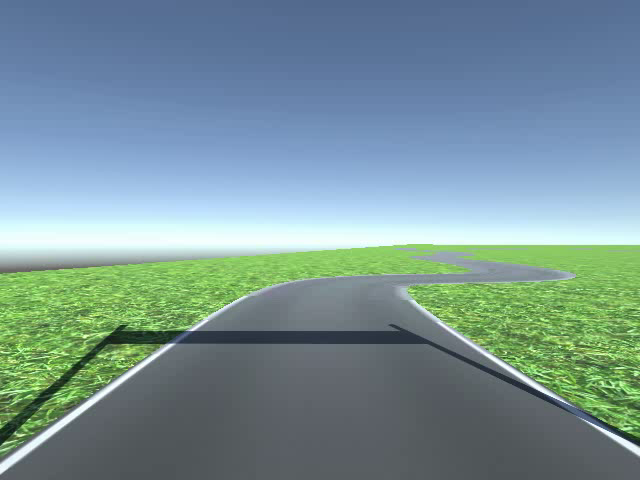
#> input picture test.png, 640 x 480 px, given in place of map_1.avi, which was not available
$ python main.py   (older library calls are emulated)
#> lines starting #> are read from the running program, lines starting #| are printed output that depends on the picture; after the words box and inside, x2 and y2 are one past the last pixel; in counts of white or black regions, pixels touching at a corner belong together; pictures that were not available may be replaced by others from this repository, and a replacement may not be noted
### image_processing.py
import cv2
import numpy as np
from parameters import Parameter
p = Parameter()


def add_filter_RGB(image, threshR=(0,255), threshG=(0,255), threshB=(0,255), show = False):
    R = image[:,:,2]
    G = image[:,:,1]
    B = image[:,:,0]
    binary_output = np.zeros_like(R)
    binary_output[(R >= threshR[0]) & (R <= threshR[1]) & (G >= threshG[0]) & (G <= threshG[1]) & (B >= threshB[0]) & (B <= threshB[1])] = 1
    if show:
        return binary_output*255
    return binary_output

def get_binary_pipeline(image, show = False):
    image_cp =  cv2.GaussianBlur(image,(3,3), 0)
    binary = add_filter_RGB(image_cp, (200,255),(200,255),(200,255))
    binary_in_shadow = add_filter_RGB(image_cp, (50, 90), (60,120), (120,150))
    output = cv2.bitwise_or(binary, binary_in_shadow)
    if show:
        return output*255
    return output

def add_filter_hsv(img, lower=np.array([10, 0, 0]), upper =np.array([180, 50,210])):
    hsv_img = cv2.cvtColor(img, cv2.COLOR_BGR2HSV)
    mask = cv2.inRange(hsv_img, lower, upper)
    return mask

def warp_image(image):
    warped_image = cv2.warpPerspective(image, p.perspective_transform, p.image_size, flags=cv2.INTER_LINEAR)
    return warped_image

### utils.py
import cv2
import numpy as np
from image_processing import *

def get_point_in_lane(image):
    warped = warp_image(image)
    lane_image = add_filter_hsv(warped)
    lane_shadow = add_filter_RGB(warped, (45,55), (55,70), (60,80))
    lane = cv2.bitwise_or(lane_image, lane_shadow)

    histogram_x = np.sum(lane[:,:], axis=0)
    histogram_y = np.sum(lane[:,:], axis=1)
    lane_x = np.argmax(histogram_x)
    lane_y = np.argmax(histogram_y)
    for y in range(lane_y,0,-1):
        if lane[y][lane_x] == 255:
            # cv2.circle(image, (y, lane_x), 50, (255,0,0), 3)
            return [lane_y, lane_x]
    # return [0, 0]


def get_val(y,poly_coeff):
    return poly_coeff[0]*y**2+poly_coeff[1]*y+poly_coeff[2]

def track_lanes_initialize(binary_warped):

    histogram = np.sum(binary_warped[int(binary_warped.shape[0]/2):,:], axis=0)
    out_img = np.dstack((binary_warped, binary_warped, binary_warped))*255
    midpoint = np.int(histogram.shape[0]/2)
    leftx_base = np.argmax(histogram[:midpoint+100])
    rightx_base = np.argmax(histogram[midpoint+100:]) + midpoint+100
    nwindows = 9
    window_height = np.int(binary_warped.shape[0]/nwindows)
    nonzero = binary_warped.nonzero()
    nonzeroy = np.array(nonzero[0])
    nonzerox = np.array(nonzero[1])
    leftx_current = leftx_base
    rightx_current = rightx_base
    # Set the width of the windows +/- margin
    margin = 100
    # Set minimum number of pixels found to recenter window
    minpix = 60
    # Create empty lists to receive left and right lane pixel indices
    left_lane_inds = []
    right_lane_inds = []
    for window in range(nwindows):
        # Identify window boundaries in x and y (and right and left)
        win_y_low = int(binary_warped.shape[0] - (window+1)*window_height)
        win_y_high = int(binary_warped.shape[0] - window*window_height)
        win_xleft_low = leftx_current - margin
        win_xleft_high = leftx_current + margin
        win_xright_low = rightx_current - margin
        win_xright_high = rightx_current + margin
        # Draw the windows on the visualization image
        # cv2.rectangle(out_img,(win_xleft_low,win_y_low),(win_xleft_high,win_y_high),(0,255,0), 3)
        # cv2.rectangle(out_img,(win_xright_low,win_y_low),(win_xright_high,win_y_high),(0,255,0), 3)
        # cv2.imshow('out_img',out_img)
        # Identify the nonzero pixels in x and y within the window
        good_left_inds = ((nonzeroy >= win_y_low) & (nonzeroy < win_y_high) & (nonzerox >= win_xleft_low) & (nonzerox < win_xleft_high)).nonzero()[0]
        good_right_inds = ((nonzeroy >= win_y_low) & (nonzeroy < win_y_high) & (nonzerox >= win_xright_low) & (nonzerox < win_xright_high)).nonzero()[0]
        # Append these indices to the lists

        left_lane_inds.append(good_left_inds)
        right_lane_inds.append(good_right_inds)
        # If you found > minpix pixels, recenter next window on their mean position
        if len(good_left_inds) > minpix:
            leftx_current = np.int(np.mean(nonzerox[good_left_inds]))
        if len(good_right_inds) > minpix:
            rightx_current = np.int(np.mean(nonzerox[good_right_inds]))


    left_lane_inds,right_lane_inds = check_lane_inds(left_lane_inds,right_lane_inds)
    if len(left_lane_inds) != 0:
        left_lane_inds = np.concatenate(left_lane_inds)
    if len(right_lane_inds) !=0:
        right_lane_inds = np.concatenate(right_lane_inds)
    leftx = nonzerox[left_lane_inds]
    lefty = nonzeroy[left_lane_inds]
    rightx = nonzerox[right_lane_inds]
    righty = nonzeroy[right_lane_inds]
    left_fit = np.array([])
    right_fit = np.array([])
    if len(leftx) != 0:
        left_fit  = np.polyfit(lefty, leftx, 2)
    if len(rightx) != 0:
        right_fit  = np.polyfit(righty, rightx, 2)
    return left_fit, right_fit


def check_lane_inds(left_lane_inds, right_lane_inds):
    countleft = 0
    countright = 0
    missing_one_line = False
    for x in range(9):
        left = np.asarray(left_lane_inds[x])
        right = np.asarray(right_lane_inds[x])
        if len(left) == 0:
            countleft+=1
        if len(right) == 0:
            countright+=1
        if len(left) == len(right) and len(left) !=0 and len(right) != 0:
            if (left == right).all():
                missing_one_line = True
    if missing_one_line:
        if countleft == countright:
            return left_lane_inds, right_lane_inds
        if countleft < countright:
            return left_lane_inds, []
        return [], right_lane_inds
    if countleft >= 6:
        return [], right_lane_inds
    if countright >= 6:
        return left_lane_inds, []
    return left_lane_inds,right_lane_inds

def check_fit_duplication(left_fit, right_fit):
    if len(left_fit) == 0 or len(right_fit) == 0:
        return left_fit, right_fit
    # print(left_fit[2], right_fit[2])
    if abs(left_fit[0] - right_fit[0]) < 0.1:
        if abs(left_fit[1] - right_fit[1]) < 0.4:
            if abs(left_fit[2] - right_fit[2]) < 30:
                return left_fit, []
    return left_fit, right_fit


# [23 lines left out: function adjust_fits_ismissed, not called in this run]

def adjust_fits(left_fit, right_fit, point_in_lane):
    left_fit, right_fit = check_fit_duplication(left_fit, right_fit)
    # missing 2 line
    if len(left_fit) == 0  and len(right_fit) == 0:
        lfit_updated = np.array([])
        rfit_updated = np.array([])
        return lfit_updated, rfit_updated
    # missing 1 line
    if len(left_fit) == 0 or len(right_fit) == 0:
        lfit_updated, rfit_updated = adjust_fits_ismissed(left_fit,right_fit, point_in_lane)
        return lfit_updated, rfit_updated

    return left_fit, right_fit


def get_center_fit(left_fit, right_fit):
    ploty = np.linspace(0, p.image_size[1] - 1, 30)
    # missing left
    if len(left_fit) == 0:
        rightx = get_val(ploty, right_fit)
        center_x = np.clip(rightx - 150, p.image_size[0]*0.25+1, p.image_size[0]-p.image_size[0]*0.25-1)
        center_fit = np.polyfit(ploty, center_x, 2)
        return center_fit

    if len(right_fit) == 0:
        leftx = get_val(ploty, left_fit)
        center_x = np.clip(leftx + 150,p.image_size[0]*0.25+1,p.image_size[0]-p.image_size[0]*0.25-1)
        center_fit = np.polyfit(ploty, center_x, 2)
        return center_fit

    leftx = get_val(ploty, left_fit)
    rightx = get_val(ploty, right_fit)
    center_x = (leftx+rightx)/2
    center_fit = np.polyfit(ploty, center_x, 2)
    return center_fit


def lane_fill_poly(binary_warped, undist, center_fit, left_fit, right_fit):
    ploty = np.linspace(0, binary_warped.shape[0]-1, binary_warped.shape[0])
    if len(left_fit) == 0:
        left_fit = np.array([0,0,1])
    if len(right_fit) == 0:
        right_fit = np.array([0,0,binary_warped.shape[1]-1])
    left_fitx = get_val(ploty,left_fit)
    right_fitx = get_val(ploty,right_fit)
    center_fitx = get_val(ploty,center_fit)
    # Create an image to draw the lines on
    warp_zero = np.zeros_like(binary_warped).astype(np.uint8)
    color_warp = np.dstack((warp_zero, warp_zero, warp_zero))
    center_color_warp = np.dstack((warp_zero, warp_zero, warp_zero))
    # Recast x and y for cv2.fillPoly()
    pts_left = np.array([np.transpose(np.vstack([left_fitx, ploty]))])
    pts_right = np.array([np.flipud(np.transpose(np.vstack([right_fitx, ploty])))])
    pts_center = np.array([np.transpose(np.vstack([center_fitx, ploty]))])
    pts = np.hstack((pts_left, pts_right))
    # Draw the lane
    cv2.fillPoly(color_warp, np.int_([pts]), (0,255, 0))
    cv2.fillPoly(center_color_warp, np.int_([pts_center]),(0,0,255))
    # Warp using inverse perspective transform
    newwarp = cv2.warpPerspective(color_warp, p.inverse_perspective_transform, (binary_warped.shape[1], binary_warped.shape[0]))
    center_line = cv2.warpPerspective(center_color_warp, p.inverse_perspective_transform, (binary_warped.shape[1], binary_warped.shape[0]))

    result = cv2.addWeighted(undist, 1, newwarp, 0.7, 0.3)
    result = cv2.addWeighted(result,1,center_line,0.7,0.3)
    return result, center_line

# [32 lines of commented-out code are left out]

### main.py
import cv2
import sys
import json
import time
import socket
import threading

from utils import *
from parameters import Parameter
from image_processing import *

p = Parameter()

def test_video(url):
#> called with url = 'map_1.avi'
    cap = cv2.VideoCapture(url)
    while cap.isOpened():
        ret, image_ori = cap.read()
#> image_ori is the input picture: shape (480, 640, 3); mean B, G, R 150, 146.9, 119.8
        point_in_lane = get_point_in_lane(image_ori)
#> in add_filter_hsv, `hsv_img = cv2.cvtColor(img, cv2.COLOR_BGR2HSV)`: hsv_img: shape (480, 640, 3); mean H, S, V 48.2, 18.6, 52.7
#> in add_filter_hsv, `mask = cv2.inRange(hsv_img, lower, upper)`:
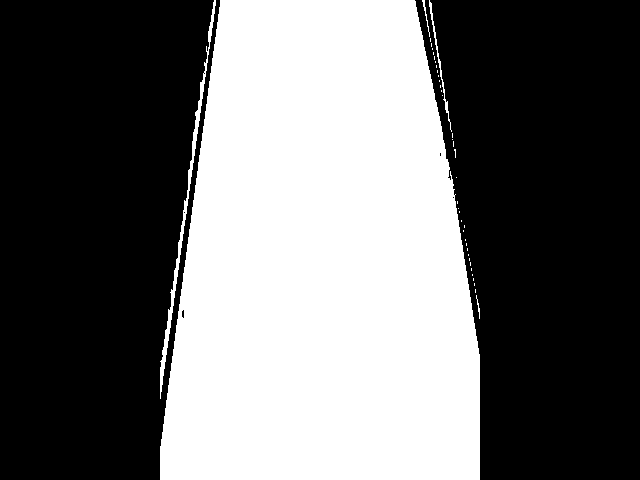
#> mask: shape (480, 640); 42.6% white; 40 white regions (35 under 20 px), largest, box (x1, y1, x2, y2) and area: (160, 0, 480, 480) 129205, (160, 0, 216, 399) 1318, (429, 0, 452, 132) 240, (422, 0, 430, 37) 54, (476, 295, 480, 319) 30
#> in get_point_in_lane, `lane_shadow = add_filter_RGB(warped, (45,55), (55,70), (60,80))`: lane_shadow: shape (480, 640); values 0 (black) and 1 (white), 0.06% white in thin lines or dots, all inside (x1, y1, x2, y2) = (160, 0, 480, 478)
#> in get_point_in_lane, `histogram_x = np.sum(lane[:,:], axis=0)`: histogram_x = 640 values, max 122400 at index 220, min 0 at index 0, mean 52176
#> in get_point_in_lane, `histogram_y = np.sum(lane[:,:], axis=1)`: histogram_y = 480 values, max 81600 at index 446, min 51256 at index 0, mean 69568
#> in get_point_in_lane, `lane_x = np.argmax(histogram_x)`: lane_x = 220
#> in get_point_in_lane, `lane_y = np.argmax(histogram_y)`: lane_y = 446
#> point_in_lane = [446, 220]

        ##
        binary_image = get_binary_pipeline(image_ori)
#> call 2 of add_filter_RGB, with threshR = (200, 255), threshG = (200, 255), threshB = (200, 255), show = False
#> in add_filter_RGB (call 2), `R = image[:,:,2]`:
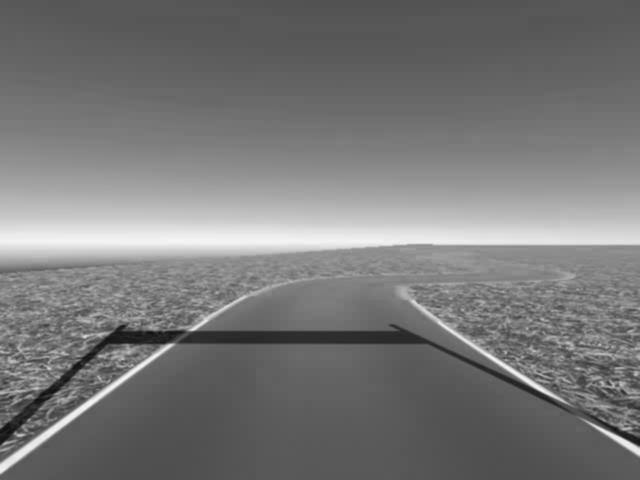
#> R: shape (480, 640); min 14, max 247, mean 119.9
#> in add_filter_RGB (call 2), `G = image[:,:,1]`:
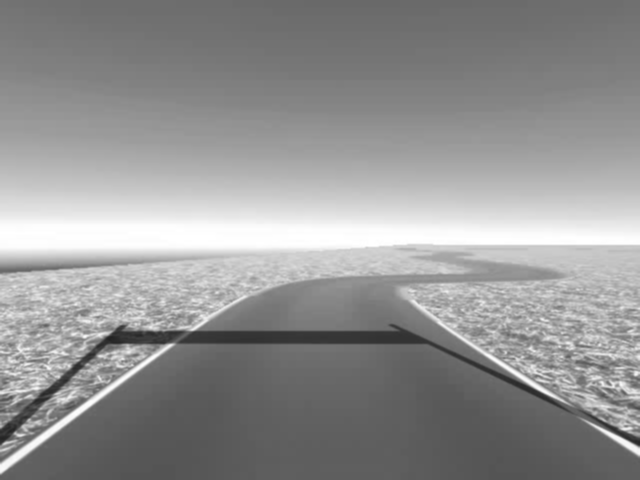
#> G: shape (480, 640); min 33, max 255, mean 147
#> in add_filter_RGB (call 2), `B = image[:,:,0]`:
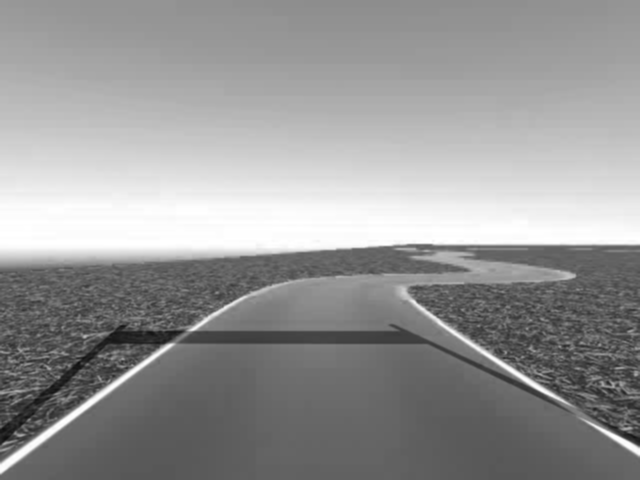
#> B: shape (480, 640); min 14, max 255, mean 150.1
#> in get_binary_pipeline, `binary = add_filter_RGB(image_cp, (200,255),(200,255),(200,255))`: binary: shape (480, 640); values 0 (black) and 1 (white), 6.4% white; 6 white regions (1 under 20 px), largest, box (x1, y1, x2, y2) and area: (0, 217, 640, 254) 17757, (0, 344, 172, 473) 1081, (412, 300, 559, 399) 490, (592, 424, 640, 455) 218, (191, 296, 246, 330) 111
#> in get_binary_pipeline, `binary_in_shadow = add_filter_RGB(image_cp, (50, 90), (60,120), (120,1..`: binary_in_shadow: shape (480, 640); values 0 (black) and 1 (white), 6.3% white; 10 white regions (7 under 20 px), largest, box (x1, y1, x2, y2) and area: (24, 0, 640, 47) 19274, (559, 402, 604, 428) 128, (175, 332, 190, 343) 36
#> in get_binary_pipeline, `output = cv2.bitwise_or(binary, binary_in_shadow)`: output: shape (480, 640); values 0 (black) and 1 (white), 12.7% white; 16 white regions (8 under 20 px), largest, box (x1, y1, x2, y2) and area: (24, 0, 640, 47) 19274, (0, 217, 640, 254) 17757, (0, 344, 172, 473) 1081
        bird_view_image = warp_image(binary_image)
#> in warp_image (call 2), `warped_image = cv2.warpPerspective(image, p.perspective_transform, p.i..`:
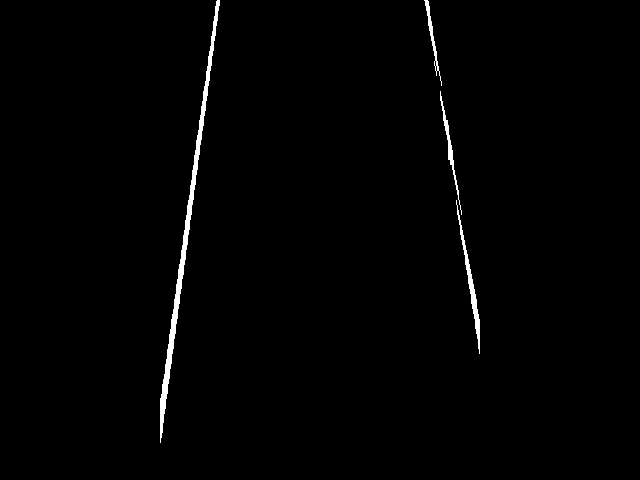
#> warped_image: shape (480, 640); values 0 (black) and 1 (white), 1% white; 4 white regions, box (x1, y1, x2, y2) and area: (160, 0, 220, 443) 2092, (456, 200, 480, 354) 536, (440, 91, 462, 215) 317, (424, 0, 442, 86) 249
        # cv2.circle(bird_view_image, (p.point_in_lane[0], p.point_in_lane[1]), 7, 1,8)
        lfit, rfit = track_lanes_initialize(bird_view_image)
#> in track_lanes_initialize, `histogram = np.sum(binary_warped[int(binary_warped.shape[0]/2):,:], ax..`: histogram = 640 values, max 49 at index 162, min 0 at index 0, mean 2.35
#> in track_lanes_initialize, `leftx_base = np.argmax(histogram[:midpoint+100])`: leftx_base = 162
#> in track_lanes_initialize, `rightx_base = np.argmax(histogram[midpoint+100:]) + midpoint+100`: rightx_base = 475
#> in track_lanes_initialize, `nonzero = binary_warped.nonzero()`: nonzero = 3194 positions, rows 0 to 442, columns 160 to 479
#> in track_lanes_initialize, `nonzeroy = np.array(nonzero[0])`: nonzeroy = 3194 values from 0 to 442
#> in track_lanes_initialize, `nonzerox = np.array(nonzero[1])`: nonzerox = 3194 values, max 479 at index 2467, min 160 at index 3021, mean 279.1
#> in track_lanes_initialize, `leftx_current = leftx_base`: leftx_current = 162
#> in track_lanes_initialize, `rightx_current = rightx_base`: rightx_current = 475
#> the loop in track_lanes_initialize, `for window in range(nwindows):` made 9 passes
#> (win_xleft_low, win_xleft_high, win_xright_low, win_xright_high, leftx_current, rightx_current) on passes 3 to 9: (63, 263, 375, 575, 170, 477), (70, 270, 377, 577, 177, 472), (77, 277, 372, 572, 184, 463), (84, 284, 363, 563, 191, 455), (91, 291, 355, 555, 199, 447), (99, 299, 347, 547, 206, 438), (106, 306, 338, 538, 213, 430)
#> (win_xleft_low, win_xleft_high, win_xright_low, win_xright_high, leftx_current) on pass 2: (62, 262, 375, 575, 163)
#> after the loop in track_lanes_initialize, `for window in range(nwindows):`: left_lane_inds = 9 items
#> after the loop in check_lane_inds, `for x in range(9):`: countleft = 0; countright = 2
#> in track_lanes_initialize, `left_lane_inds = np.concatenate(left_lane_inds)`: left_lane_inds = 2081 values, max 3193 at index 32, min 23 at index 1884, mean 1718.9
#> in track_lanes_initialize, `right_lane_inds = np.concatenate(right_lane_inds)`: right_lane_inds = 1090 values, max 2766 at index 99, min 27 at index 913, mean 1396.3
#> in track_lanes_initialize, `leftx = nonzerox[left_lane_inds]`: leftx = 2081 values, max 219 at index 1887, min 160 at index 0, mean 186
#> in track_lanes_initialize, `lefty = nonzeroy[left_lane_inds]`: lefty = 2081 values, max 442 at index 32, min 3 at index 1884, mean 232.5
#> in track_lanes_initialize, `rightx = nonzerox[right_lane_inds]`: rightx = 1090 values, max 479 at index 4, min 425 at index 913, mean 455.9
#> in track_lanes_initialize, `righty = nonzeroy[right_lane_inds]`: righty = 1090 values, max 353 at index 99, min 3 at index 913, mean 190.7
#> in track_lanes_initialize, `left_fit  = np.polyfit(lefty, leftx, 2)`: left_fit = [1.18e-05, -0.141, 218.1]
#> in track_lanes_initialize, `right_fit  = np.polyfit(righty, rightx, 2)`: right_fit = [-1.9e-06, 0.156, 426.2]
#> lfit = [1.18e-05, -0.141, 218.1]; rfit = [-1.9e-06, 0.156, 426.2]
        lfit, rfit =  adjust_fits(lfit, rfit, point_in_lane)
#> in adjust_fits, `left_fit, right_fit = check_fit_duplication(left_fit, right_fit)`: left_fit = [1.18e-05, -0.141, 218.1]; right_fit = [-1.9e-06, 0.156, 426.2]
        cfit = get_center_fit(lfit, rfit)
#> in get_center_fit, `leftx = get_val(ploty, left_fit)`: leftx = 30 values, max 218.1 at index 0, min 153 at index 29, mean 185.1
#> in get_center_fit, `rightx = get_val(ploty, right_fit)`: rightx = 30 values from 426.2 to 500.6
#> in get_center_fit, `center_x = (leftx+rightx)/2`: center_x = 30 values from 322.1 to 326.8
#> in get_center_fit, `center_fit = np.polyfit(ploty, center_x, 2)`: center_fit = [4.95e-06, 0.00744, 322.1]
#> cfit = [4.95e-06, 0.00744, 322.1]

        colored_lane, center_line = lane_fill_poly(bird_view_image, image_ori, cfit, lfit, rfit)
#> in lane_fill_poly, `left_fitx = get_val(ploty,left_fit)`: left_fitx = 480 values, max 218.1 at index 0, min 153 at index 479, mean 185.1
#> in lane_fill_poly, `right_fitx = get_val(ploty,right_fit)`: right_fitx = 480 values from 426.2 to 500.6
#> in lane_fill_poly, `center_fitx = get_val(ploty,center_fit)`: center_fitx = 480 values from 322.1 to 326.8
#> in lane_fill_poly, `pts_left = np.array([np.transpose(np.vstack([left_fitx, ploty]))])`: pts_left = 480 pairs, first value 153 to 218.1, second value 0 to 479
#> in lane_fill_poly, `pts_right = np.array([np.flipud(np.transpose(np.vstack([right_fitx, pl..`: pts_right = 480 pairs, first value 426.2 to 500.6, second value 0 to 479
#> in lane_fill_poly, `pts_center = np.array([np.transpose(np.vstack([center_fitx, ploty]))])`: pts_center = 480 pairs, first value 322.1 to 326.8, second value 0 to 479
#> in lane_fill_poly, `pts = np.hstack((pts_left, pts_right))`: pts = 960 pairs, first value 153 to 500.6, second value 0 to 479
#> in lane_fill_poly, `cv2.fillPoly(color_warp, np.int_([pts]), (0,255, 0))`:
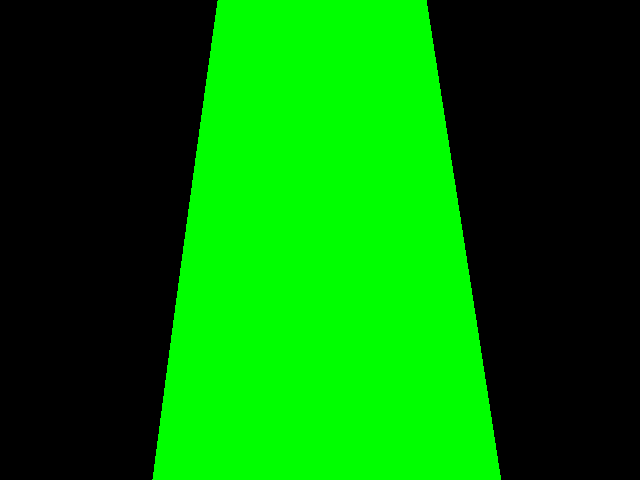
#> color_warp: shape (480, 640, 3); mean of channels 0, 1, 2 0, 111.3, 0; drawn as B, G, R
#> in lane_fill_poly, `result = cv2.addWeighted(undist, 1, newwarp, 0.7, 0.3)`:
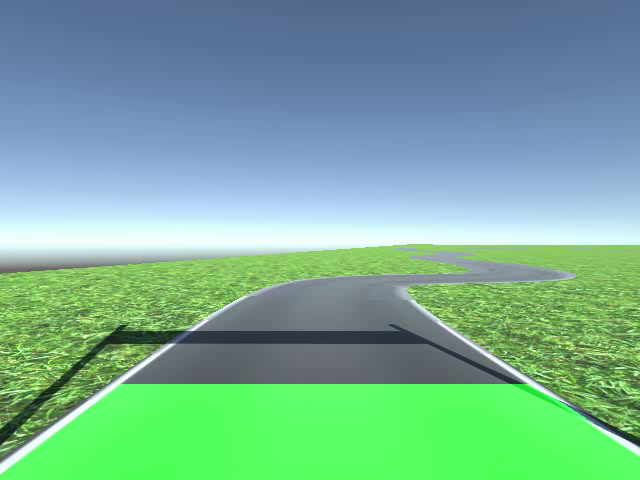
#> result: shape (480, 640, 3); mean B, G, R 150, 174.4, 119.8
        ##
        cv2.imshow("image", image_ori)
        cv2.imshow("binary_image", bird_view_image*255)
        cv2.imshow("lane", colored_lane)

        key = cv2.waitKey(1)
#> (key q is pressed here)
        binary_image
        if key == ord("q"):
            break

    cap.release()
    cv2.destroyAllWindows()

if __name__ == "__main__":
    test_video("map_1.avi")
